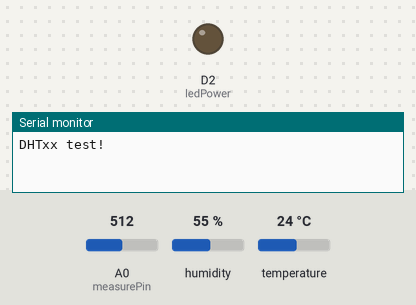
This sketch was run on a simulated ESP8266 (NodeMCU). On the bench: output pins drawn as LEDs (lit = HIGH), the last lines printed to the serial monitor. The test bench sets the inputs (shaded band); at power-on: A0 (measurePin) = 512, humidity 55 %, temperature 24 °C. WiFi joins after 1.5 s; servers stay silent unless stated.

Above: at 0.1 s.
At 1.9 s:
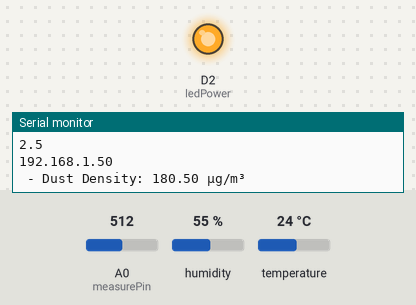
Timing chart, 0 to 3.4 s (numbered marks = the images above):
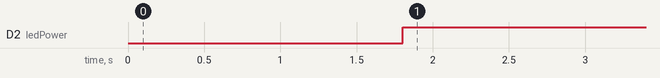

The sketch:

esp8266-blynk-dust-sensor.ino
```cpp
#include "DHT.h"
#include <TridentTD_LineNotify.h>
#include <ESP8266WiFi.h>
#include <BlynkSimpleEsp8266.h>
#define DHTPIN D4     // what digital pin we're connected to
#define DHTTYPE DHT11 // DHT 11
//#define DHTTYPE DHT22 // DHT 22 (AM2302), AM2321
//#define DHTTYPE DHT21 // DHT 21 (AM2301)
#define BLYNK_PRINT Serial // Comment this out to disable prints and save space
DHT dht(DHTPIN, DHTTYPE);
SimpleTimer timer;
#define LINE_TOKEN "x" // แก้ Line Token
char auth[] = "Tx";
int measurePin = A0;
int ledPower = D2;
int samplingTime = 280;
int deltaTime = 40;
int sleepTime = 9680;
float voMeasured = 0;
float calcVoltage = 0;
float dustDensity = 0;
float d = dustDensity;
float t; // Declare the variables
float h;
bool lock = false;
WidgetLCD lcd(V0);
void setup()
{
    Serial.begin(9600);
    pinMode(ledPower, OUTPUT);
    Serial.println("DHTxx test!");
    Blynk.begin(auth, "WTF", "xxxxxxxxx0!", "blynk.honey.co.th", 8080);
    Serial.println(LINE.getVersion());
    // Serial.printf("WiFi connecting to %s\n");
    // while (WiFi.status() != WL_CONNECTED) {
    // Serial.print(".");
    // delay(400);
    // }
    Serial.println(WiFi.localIP());
    LINE.setToken(LINE_TOKEN);
    LINE.notify("PM 2.5: ");
    dht.begin();
    lcd.clear();                        //Use it to clear the LCD Widget
    lcd.print(1, 0, "Air measurement"); // use: (position X: 0-15, position Y: 0-1, "Message you want to print")
    lcd.print(5, 1, "Monitor");
}
BLYNK_WRITE(V5)
{

     if (param.asInt()==1) {
         lock = true;

 }else{
         lock = false;

 }

}
//BLYNK_WRITE(V5)
//{
// LINE.notify("PM 2.5: "+String(dustDensity)+" µg/m³");
// // You'll get HIGH/1 at startTime and LOW/0 at stopTime.
// // this method will be triggered every day
// // until you remove widget or stop project or
// // clean stop/start fields of widget
// Serial.print("Got a value: ");
// Serial.println(param.asStr());
//}
void loop()
{
    Blynk.run();
    timer.run();
    digitalWrite(ledPower, LOW); // power on the LED
    delayMicroseconds(samplingTime);
    voMeasured = analogRead(measurePin); // read the dust value
    delayMicroseconds(deltaTime);
    digitalWrite(ledPower, HIGH); // turn the LED off
    delayMicroseconds(sleepTime);
    // 0 - 3.3V mapped to 0 - 1023 integer values
    // recover voltage
    calcVoltage = voMeasured * (3.3 / 1024);
    dustDensity = 0.17 * calcVoltage - 0.1;
    dustDensity = dustDensity * 1000;
    Serial.print(" - Dust Density: ");
    Serial.print(dustDensity);
    Serial.println(" µg/m³");
    delay(1000);
    Blynk.virtualWrite(V3, dustDensity);
    Blynk.virtualWrite(V4, voMeasured);
    float h = dht.readHumidity();
    float t = dht.readTemperature();
    float f = dht.readTemperature(true);
    // เช็คถ้าอ่านค่าไม่สำเร็จให้เริ่มอ่านใหม่
    if (isnan(h) || isnan(t) || isnan(f))
    {
        Serial.println("Failed to read from DHT sensor!");
        return;
    }
    Serial.print("Humidity: ");
    Serial.print(h);
    Serial.print(" %\t");
    Serial.print("Temperature: ");
    Serial.print(t);
    Serial.print(" *C ");
    Serial.print(f);
    Serial.print(" *F\t\n");
    Blynk.virtualWrite(V1, t);
    Blynk.virtualWrite(V2, h);
    // if (pm1>=30){
    // LINE.notify("PM 1.0: "+String(pm1)+" ug/m3");
    // }
     if (lock == true)
    {
        LINE.notify("PM 2.5: " + String(dustDensity) + " µg/m³");
        Blynk.virtualWrite(V5, LOW);
        lock = false;
    }else
    {
        lcd.clear();
        lcd.print(3, 0, "Off The Light");
        lcd.print(5, 1, "<<NOW>>");
    }
}
```

Measured:
- by itself, D2 (ledPower): LOW → HIGH at 1.8 s
